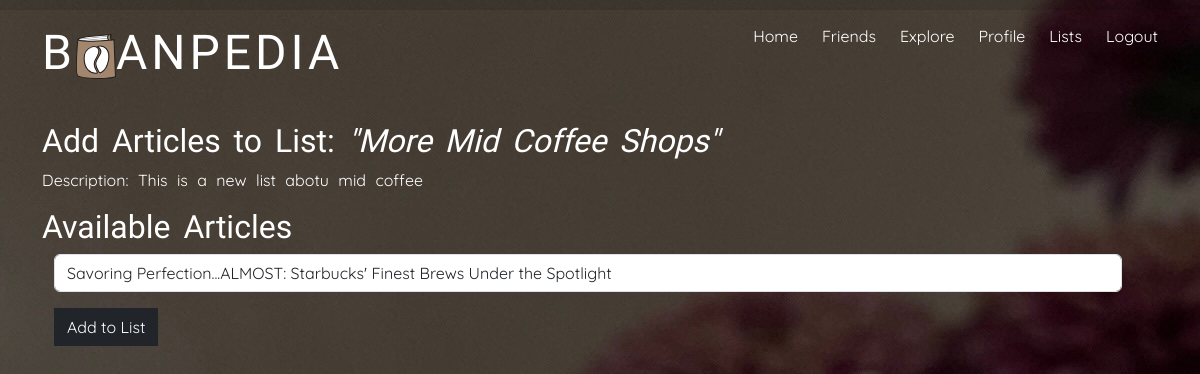
Page /project/list.php?list_id=11 on the committed database.
### tables this page shows
CREATE TABLE `lists` (
  `id` int NOT NULL,
  `name` varchar(255) NOT NULL,
  `description` text,
  `user_id` int NOT NULL,
  `created_at` timestamp NOT NULL DEFAULT CURRENT_TIMESTAMP
);

### project/list.php (the view, shortened to what this page needs)
<?php include "head.php";?>
        <link rel="stylesheet" type="text/css" href="css/style.css"/>
        <link rel="stylesheet" type="text/css" href="css/index.css"/>
    </head>
    <body>
        <div class="container">
            <div id="progress-bar-container">
            </div>
            <?php include "header.php";?>
            <?php
                include "config.php";
                    $listID = $_GET['list_id'];
                    $query = "SELECT * FROM lists WHERE id = ?";
                    $stmt = $conn->prepare($query);
                    $stmt->bind_param("i", $listID);
                    $stmt->execute();
                    $result = $stmt->get_result();
                    $list = $result->fetch_assoc();
                    $quer = "SELECT * FROM articles";
                    $res = $conn->query($quer);
                    $articles = $res->fetch_all(MYSQLI_ASSOC);
            ?>
            <br/>
            <h3>Add Articles to List: <i>"<?php echo $list['name']; ?>"</i></h3>
            <p id="p">Description: <?php echo $list['description']; ?></p>
            <h3>Available Articles</h3>
            <div class="container row">
                <form action="list.php?list_id=<?php echo $listID; ?>" method="POST">
                    <div class="form-group">
                        <select class="form-control" name="article_id">
                            <?php foreach ($articles as $article): ?>
                                <option value="<?php echo $article['id']; ?>"><?php echo $article['name']; ?></option>
                            <?php endforeach; ?>
                        </select>
                        <button type="submit" class="btn btn-dark mt-3 mb-3" name="add_to_list">Add to List</button>
                    </div>
                </form>
                <br/><br/>
            </div>
    </div>
    </body>
</html>

### project/css/style.css (style rules this page uses)
#progress-bar-container { position: fixed; top: 0; left: 0; width: 100%; height: 10px; background-color: #0000001e; z-index: 9999; }
h2, h3 { font-family: 'Gilda Display', sans-serif; font-size: 2em; color: white; }
body { font-family: 'Quicksand', sans-serif; font-size: 1em; word-spacing: 5px; background-image: url('../images/bg.JPG'); }
#p { color: white; }

### project/css/index.css (style rules this page uses)
form { color: white; }
.btn { border-radius: 0.5%; -webkit-border-radius: 0.5%; -moz-border-radius: 0.5%; -ms-border-radius: 0.5%; -o-border-radius: 0.5%; }

### rows in the picture
lists: name "More Mid Coffee Shops", description "This is a new list abotu mid coffee"

### other values in the picture
form field article_id "Savoring Perfection...ALMOST: Starbucks' Finest Brews Under the Spotlight"
